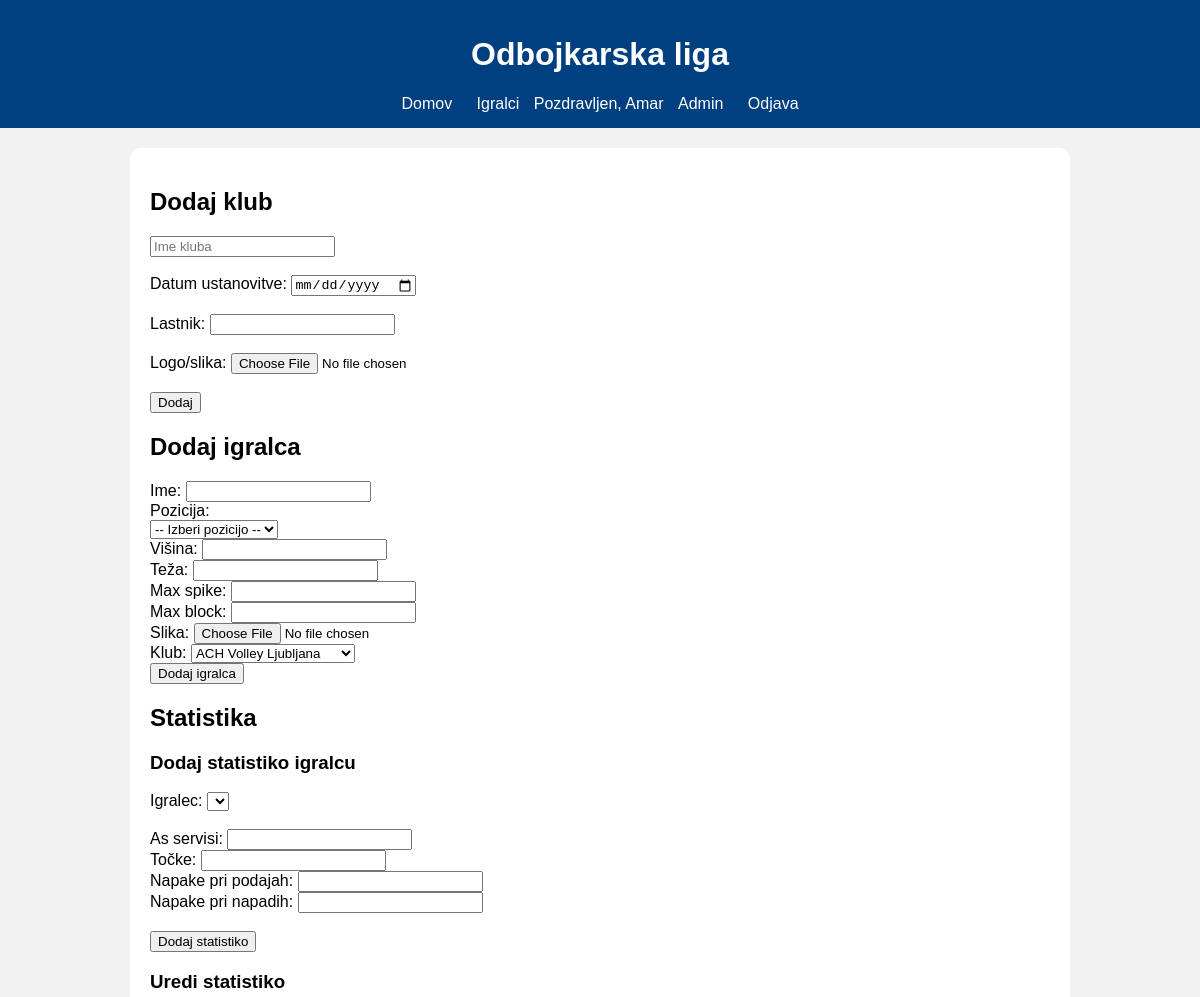
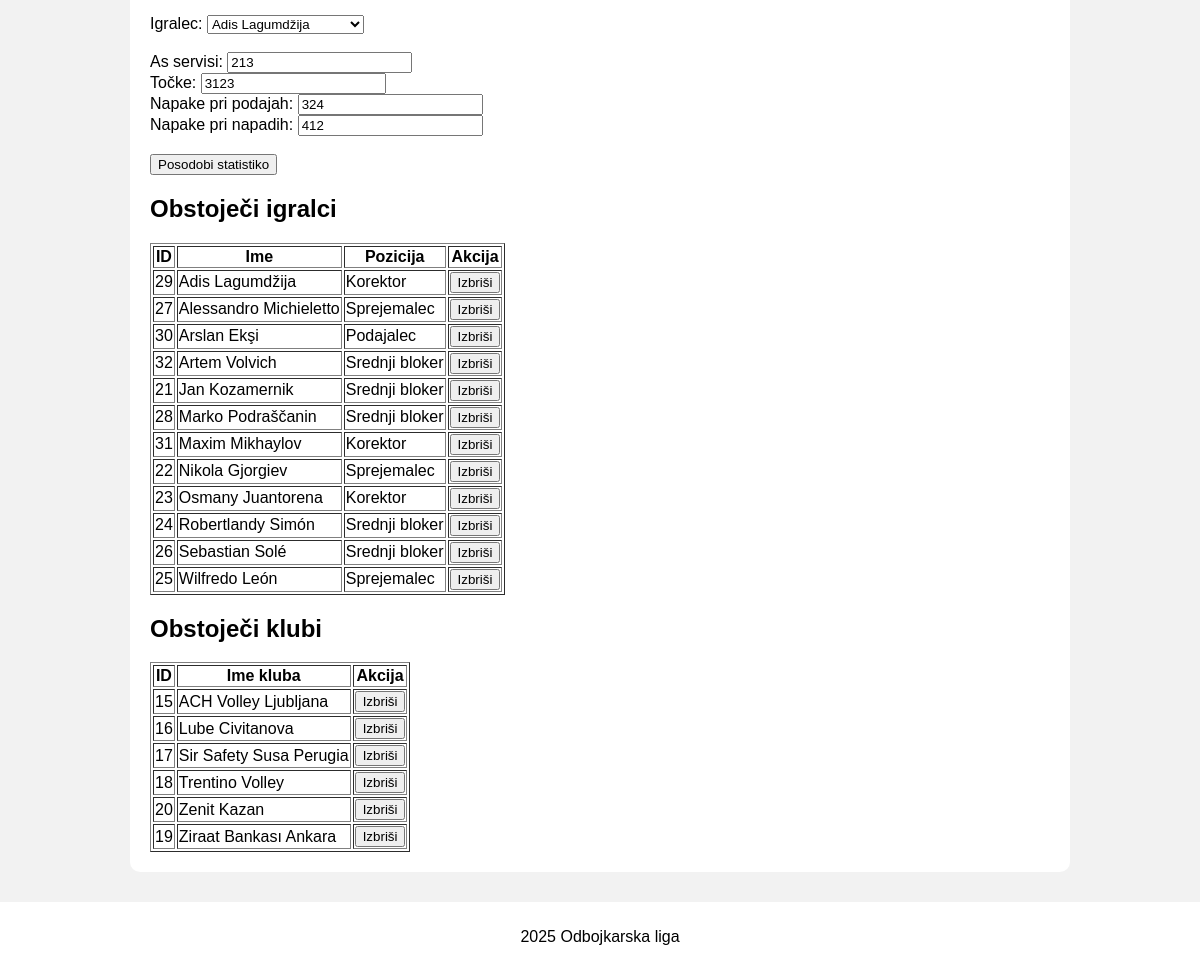
The app's page /admin.php?id=29 (signed in) with its own data (2 pictures, top to bottom).
### tables this page shows
CREATE TABLE `stats` (
  `id_s` int(11) NOT NULL,
  `aces` int(11) DEFAULT NULL,
  `points` int(11) DEFAULT NULL,
  `passing_errors` int(11) DEFAULT NULL,
  `hitting_errors` int(11) DEFAULT NULL,
  `assists` int(11) DEFAULT NULL,
  `id_p` int(11) DEFAULT NULL
);

CREATE TABLE `players` (
  `id_pl` int(11) NOT NULL,
  `name` varchar(100) NOT NULL,
  `position` varchar(20) NOT NULL,
  `height` int(11) DEFAULT NULL,
  `max_spike_reach` int(11) DEFAULT NULL,
  `max_block_reach` int(11) DEFAULT NULL,
  `weight` int(11) DEFAULT NULL,
  `image` varchar(255) NOT NULL,
  `id_ci` int(11) DEFAULT NULL,
  `id_c` int(11) DEFAULT NULL
);

CREATE TABLE `clubs` (
  `id_c` int(11) NOT NULL,
  `name` varchar(255) NOT NULL,
  `date_of_establishent` date NOT NULL,
  `owner` varchar(100) NOT NULL,
  `id_ci` int(11) DEFAULT NULL,
  `image` varchar(255) DEFAULT NULL
);

### admin.php (the view, shortened to what this page needs)
<?php
require_once 'db.php';
?>
<!DOCTYPE html>
<html lang="sl">
<head>
</head>
<body>
<?php
include_once 'header.php';
?>
<h2>Dodaj klub</h2>
<form method="POST" enctype="multipart/form-data">
    <input type="text" name="ime_kluba" placeholder="Ime kluba" required><br><br>
    Datum ustanovitve: <input type="date" name="datum"><br><br>
    Lastnik: <input type="text" name="lastnik"><br><br>
    Logo/slika: <input type="file" name="slika_kluba"><br><br>
    <input type="submit" name="dodaj_klub" value="Dodaj">
</form>
<h2>Dodaj igralca</h2>
<form method="POST" enctype="multipart/form-data">
    Ime: <input type="text" name="ime" required><br>
    <label>Pozicija:</label><br>
    <select name="pozicija" required>
        <option value="">-- Izberi pozicijo --</option>
    </select><br>
    Višina: <input type="number" name="visina"><br>
    Teža: <input type="number" name="teza"><br>
    Max spike: <input type="number" name="spike"><br>
    Max block: <input type="number" name="block"><br>
    Slika: <input type="file" name="slika"><br>
    Klub:
    <select name="klub" required>
        <?php
        $klubi = mysqli_query($link, "SELECT * FROM clubs");
        while ($k = mysqli_fetch_assoc($klubi)) {
            echo "<option value='" . $k['id_c'] . "'>" . htmlspecialchars($k['name']) . "</option>";
        }
        ?>
    </select><br>
    <input type="submit" name="dodaj_igralca" value="Dodaj igralca">
</form>
<h2>Statistika</h2>
<h3>Dodaj statistiko igralcu</h3>
<form method="POST">
    Igralec:
    <select name="id_igralca" required>
    </select><br><br>
    As servisi: <input type="number" name="aces" min="0" required><br>
    Točke: <input type="number" name="points" min="0" required><br>
    Napake pri podajah: <input type="number" name="passing_errors" min="0" required><br>
    Napake pri napadih: <input type="number" name="hitting_errors" min="0" required><br><br>
    <input type="submit" name="dodaj_statistiko" value="Dodaj statistiko">
</form>
<h3>Uredi statistiko</h3>
<form method="POST">
    Igralec:
    <select name="id_igralca" required>
        <?php
        $igralci = mysqli_query($link, "SELECT p.id_pl, p.name, s.aces, s.points, s.passing_errors, s.hitting_errors
                                      FROM players p
                                      JOIN stats s ON p.id_pl = s.id_p
                                      ORDER BY p.name");
        while ($igr = mysqli_fetch_assoc($igralci)) {
            echo "<option value='" . $igr['id_pl'] . "'";
            if (isset($_POST['id_igralca']) && $_POST['id_igralca'] == $igr['id_pl']) {
                echo " selected";
            }
            echo ">" . htmlspecialchars($igr['name']) . "</option>";
        }
        ?>
    </select><br><br>
<?php
    if (isset($_POST['id_igralca']) || isset($_GET['id'])) {
        $id_igr = isset($_POST['id_igralca']) ? (int)$_POST['id_igralca'] : (int)$_GET['id'];
        $statistika = mysqli_query($link, "SELECT * FROM stats WHERE id_p = $id_igr");
        $stat = mysqli_fetch_assoc($statistika);
        if ($stat) {
            echo "As servisi: <input type='number' name='aces' value='" . $stat['aces'] . "' min='0'><br>";
            echo "Točke: <input type='number' name='points' value='" . $stat['points'] . "' min='0'><br>";
            echo "Napake pri podajah: <input type='number' name='passing_errors' value='" . $stat['passing_errors'] . "' min='0'><br>";
            echo "Napake pri napadih: <input type='number' name='hitting_errors' value='" . $stat['hitting_errors'] . "' min='0'><br><br>";
        }
    } else {
        echo "As servisi: <input type='number' name='aces' min='0'><br>";
        echo "Točke: <input type='number' name='points' min='0'><br>";
        echo "Napake pri podajah: <input type='number' name='passing_errors' min='0'><br>";
        echo "Napake pri napadih: <input type='number' name='hitting_errors' min='0'><br><br>";
    }
    ?>
    <input type="submit" name="posodobi_statistiko" value="Posodobi statistiko">
</form>
<h2>Obstoječi igralci</h2>
<table border="1">
<tr><th>ID</th><th>Ime</th><th>Pozicija</th><th>Akcija</th></tr>
<?php
$igralci = mysqli_query($link, "SELECT * FROM players ORDER BY name");
while ($i = mysqli_fetch_assoc($igralci)) {
    echo "<tr>";
    echo "<td>" . $i['id_pl'] . "</td>";
    echo "<td>" . htmlspecialchars($i['name']) . "</td>";
    echo "<td>" . htmlspecialchars($i['position']) . "</td>";
    echo "<td>
        <form method='POST'>
            <input type='hidden' name='id_pl' value='" . $i['id_pl'] . "'>
            <input type='submit' name='delete_player' value='Izbriši'>
        </form>
    </td>";
    echo "</tr>";
}
?>
</table>
<h2>Obstoječi klubi</h2>
<table border="1">
<tr><th>ID</th><th>Ime kluba</th><th>Akcija</th></tr>
<?php
$klubi = mysqli_query($link, "SELECT * FROM clubs ORDER BY name");
while ($k = mysqli_fetch_assoc($klubi)) {
    echo "<tr>";
    echo "<td>" . $k['id_c'] . "</td>";
    echo "<td>" . htmlspecialchars($k['name']) . "</td>";
    echo "<td>
        <form method='POST'>
            <input type='hidden' name='id_c' value='" . $k['id_c'] . "'>
            <input type='submit' name='delete_club' value='Izbriši'>
        </form>
    </td>";
    echo "</tr>";
}
?>
</table>
<?php include_once 'footer.php'; ?>
</body>
</html>

### style.css (style rules this page uses)
body { margin: 0; font-family: Arial, sans-serif; background-color: #f2f2f2; }

### records on screen
stats: aces "213", points "3123", passing_errors "324", hitting_errors "412"
players: id_pl "29", name "Adis Lagumdžija", position "Korektor"
players: id_pl "27", name "Alessandro Michieletto", position "Sprejemalec"
players: id_pl "30", name "Arslan Ekşi", position "Podajalec"
players: id_pl "32", name "Artem Volvich", position "Srednji bloker"
players: id_pl "21", name "Jan Kozamernik", position "Srednji bloker"
players: id_pl "28", name "Marko Podraščanin", position "Srednji bloker"
players: id_pl "31", name "Maxim Mikhaylov", position "Korektor"
players: id_pl "22", name "Nikola Gjorgiev", position "Sprejemalec"
players: id_pl "23", name "Osmany Juantorena", position "Korektor"
players: id_pl "24", name "Robertlandy Simón", position "Srednji bloker"
players: id_pl "26", name "Sebastian Solé", position "Srednji bloker"
players: id_pl "25", name "Wilfredo León", position "Sprejemalec"
clubs: id_c "15", name "ACH Volley Ljubljana"
clubs: id_c "16", name "Lube Civitanova"
clubs: id_c "17", name "Sir Safety Susa Perugia"
clubs: id_c "18", name "Trentino Volley"
clubs: id_c "20", name "Zenit Kazan"
clubs: id_c "19", name "Ziraat Bankası Ankara"

### other values on screen
$_SESSION['username'] "Amar"
form field klub "ACH Volley Ljubljana"
form field id_igralca "Adis Lagumdžija"
